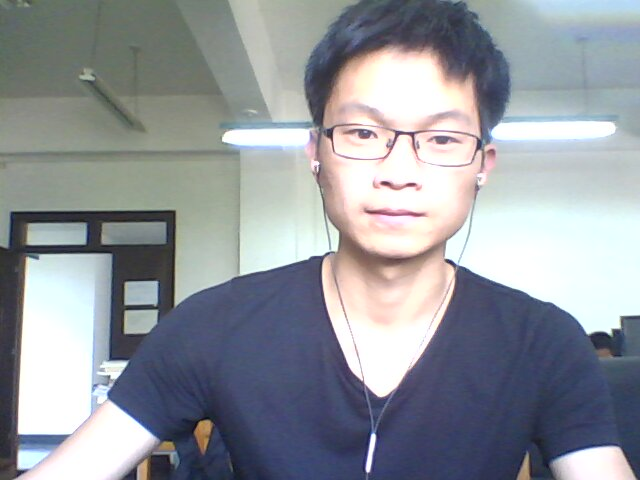
#> input picture distance/images/1.jpg, 640 x 480 px
$ python face.py   (Python 2 division)
#> lines starting #> are read from the running program, lines starting #| are printed output that depends on the picture; after the words box and inside, x2 and y2 are one past the last pixel; in counts of white or black regions, pixels touching at a corner belong together
import numpy as np
import cv2

face_cascade = cv2.CascadeClassifier("/usr/local/share/OpenCV/haarcascades/haarcascade_frontalface_default.xml")
img = cv2.imread('images/1.jpg')
#> img is the input picture: shape (480, 640, 3); mean B, G, R 156.9, 150.5, 146.2
gray = cv2.cvtColor(img,cv2.COLOR_BGR2GRAY)
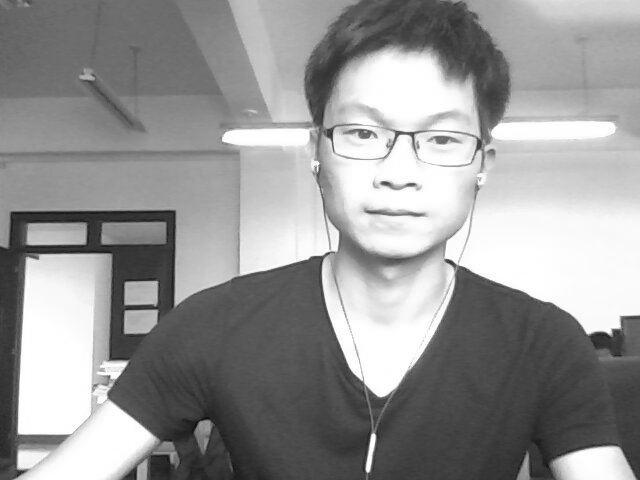
#> gray: shape (480, 640); min 12, max 255, mean 149.9
faces = face_cascade.detectMultiScale(gray)
#> faces = [[313, 210, 147, 147], [297, 58, 203, 203]]
print faces
#| [[313 210 147 147]
#|  [297  58 203 203]]
for (x,y,w,h) in faces:
  cv2.rectangle(img,(x,y),(x+w,y+h),(255,0,0),2)
#> this loop made 2 passes
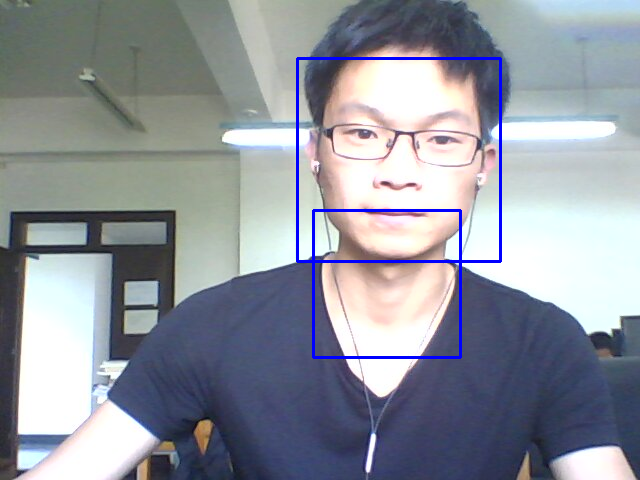
#> img: shape (480, 640, 3); 1.36% of pixels changed, all inside (x1, y1, x2, y2) = (296, 57, 502, 359)
cv2.imshow('img',img)
cv2.waitKey(0)
cv2.destroyAllWindows()

$ run again, with distance/images/2.png saved as distance/images/1.jpg
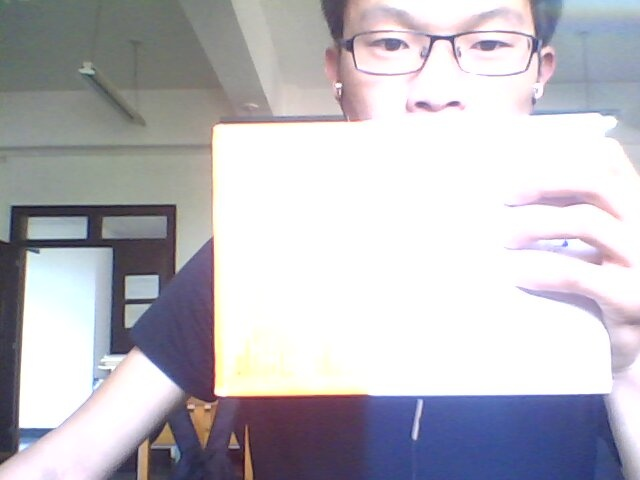
#> input picture distance/images/2.png, 640 x 480 px
#> img is the input picture: shape (480, 640, 3); mean B, G, R 192.7, 185.8, 187.2
#> `gray = cv2.cvtColor(img,cv2.COLOR_BGR2GRAY)`:
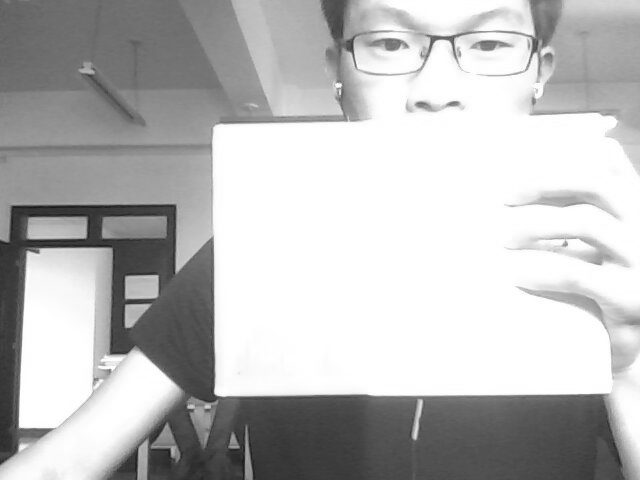
#> gray: shape (480, 640); min 23, max 255, mean 187
#> faces = ()
